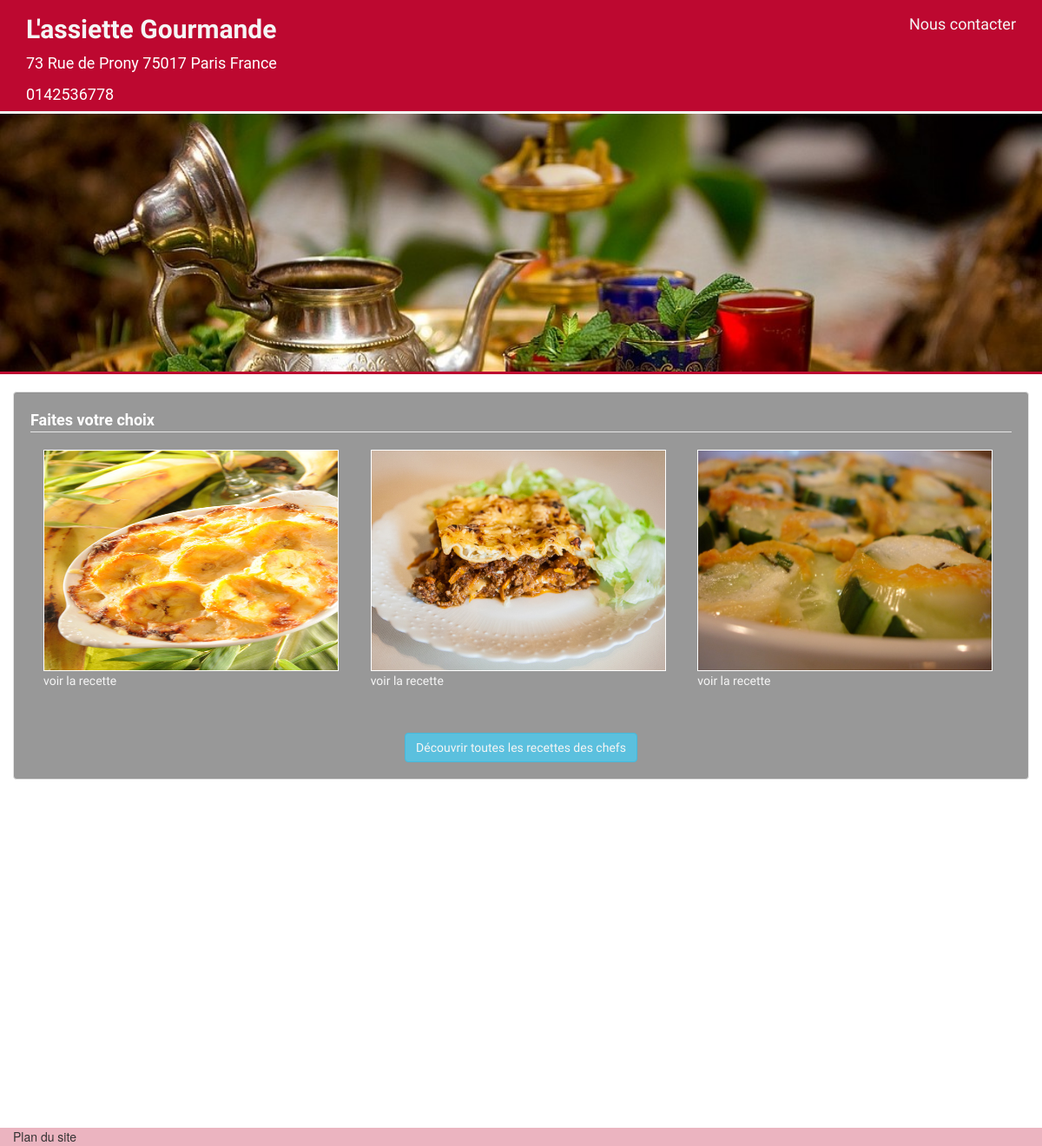
The page / on the database its author committed.
### tables this page shows
CREATE TABLE `site_info` (
  `inf_id` int(11) NOT NULL,
  `inf_address` varchar(255) NOT NULL,
  `inf_picture` varchar(255) NOT NULL,
  `inf_content` text NOT NULL,
  `inf_name` varchar(255) NOT NULL,
  `inf_phone` varchar(10) NOT NULL
);

CREATE TABLE `recipe` (
  `rcp_id` int(11) NOT NULL,
  `rcp_title` varchar(255) NOT NULL,
  `rcp_usr_id` int(11) NOT NULL,
  `rcp_content` text NOT NULL,
  `rcp_picture` varchar(255) NOT NULL
);

### index.php (the view, shortened to what this page needs)
<?php
require_once 'inc/connect.php';
$site_info = $bdd->prepare('SELECT * FROM site_info ORDER BY inf_id DESC LIMIT 3');
if($site_info->execute())
{
	$info = $site_info->fetch(PDO::FETCH_ASSOC);
}
else
{
	die(var_dump($site_info->errorInfo()));
}
$list_recipe = $bdd->prepare('SELECT * FROM recipe ORDER BY rcp_id DESC LIMIT 3');
if($list_recipe->execute())
{
	$recipe = $list_recipe->fetchAll(PDO::FETCH_ASSOC);
}
else
{
	die(var_dump($list_recipe->errorInfo()));
}
?><!DOCTYPE html>
<html lang="fr">
	<head>
		<?php require_once 'inc/head.php'; ?>
	</head>
	<body>
		<?php require_once 'inc/navFront.php'; ?>
		<main class="page">
			<div class="container-full">
				<section id="section1">
					<img class="projector" src="./admin/<?php echo $info['inf_picture']; ?>" alt="Header restaurant">
				</section>
			</div>
			<div class="well container">
				<div class="row col-xs-12">
					<section id="section2">
						<legend class="address"><strong>Faites votre choix</strong></legend>
						<?php
						foreach ($recipe as $key => $value) :
						?>
						<figure class="col-md-4 center-block">
							<img class="img-responsive imgrecipe" src="<?php echo $value['rcp_picture'] ?>" alt="Recette du chef">
							<a href="view_recipe.php?id=<?php echo $value['rcp_id']; ?>" class="front lire">voir la recette</a>
						</figure>
						<?php
						endforeach;
						?>
						<div class="row col-xs-12 myrow">
							<div class="text-center">
								<a href="search.php" class="front btn btn-info">Découvrir toutes les recettes des chefs</a>
							</div>
						</div>
					</section>
				</div>
			</div>
		</main>
		<?php require_once 'inc/footer.php'; ?>
	</body>
</html>

### inc/head.php (shortened to what this page needs)
<link rel="stylesheet" href="https://maxcdn.bootstrapcdn.com/bootstrap/3.3.7/css/bootstrap.min.css">
<link href="//maxcdn.bootstrapcdn.com/font-awesome/4.2.0/css/font-awesome.min.css" rel="stylesheet">
<link rel="stylesheet" href="https://cdnjs.cloudflare.com/ajax/libs/bootstrap-select/1.12.2/css/bootstrap-select.min.css">
<link rel="stylesheet" href="assets/css/style.css">

### inc/navFront.php
<header class="page-header index-header">
	<div class="col-xs-6">
		<h2 class="name">
		<strong><a href="./about.php" class="front"><?php echo $info['inf_name']; ?></a></strong>
		</h2>
		<p class="address">
			<?php echo $info['inf_address']; ?>
		</p>
		<p class="address">
			<?php echo $info['inf_phone']; ?>
		</p>
	</div>
	<div class="col-xs-6">
		<div class="text-right address">
			<a href="contact.php" class="front">Nous contacter</a>
		</div>
	</div>
</header>

### inc/footer.php (shortened to what this page needs)
<footer class="foot">
	<div class="container-full">
		<div class="row">
			<div class="col-xs-12">
			<p>Plan du site</p>
				</div>
			</div>
		</div>
</footer>

### assets/css/style.css (style rules this page uses)
.row { margin: 0; padding: 0; }
.index-header { background: rgba(189,8,48,1); margin-top: 0px; margin-bottom: 0px; height:129px; padding: 15px; }
.page { width: 100%; height: 100vh ; background-attachment: fixed; background-repeat: no-repeat; background-size:cover; }
.well { background-color: rgba(51, 51, 51, 0.5); }
#section1 { width: 100%; height: 300px; overflow: hidden; border-bottom: 3px solid rgb(189,8,48); margin-bottom: 20px; }
.name { margin-top: 0px; }
a.front { font-family: "Kaushan Script", cursive; color: whitesmoke; }
.myrow { margin-top: 50px; }
.address { font-family: 'Roboto',sans-serif; font-size: 18px; color: white; }
.projector { background-size: cover; width: 100%; }
.imgrecipe { width: 340px; height: 255px; border: 1px solid #fff; }
footer { width: 100%; height: auto; background-color: rgba(189,8,48,0.3); position: absolute; bottom: -130px; }

### rows shown on the page
site_info: inf_name "L'assiette Gourmande", inf_address "73 Rue de Prony 75017 Paris France", inf_phone "0142536778", inf_picture (picture)
recipe: rcp_picture (picture)
recipe: rcp_picture (picture)
recipe: rcp_picture (picture)
